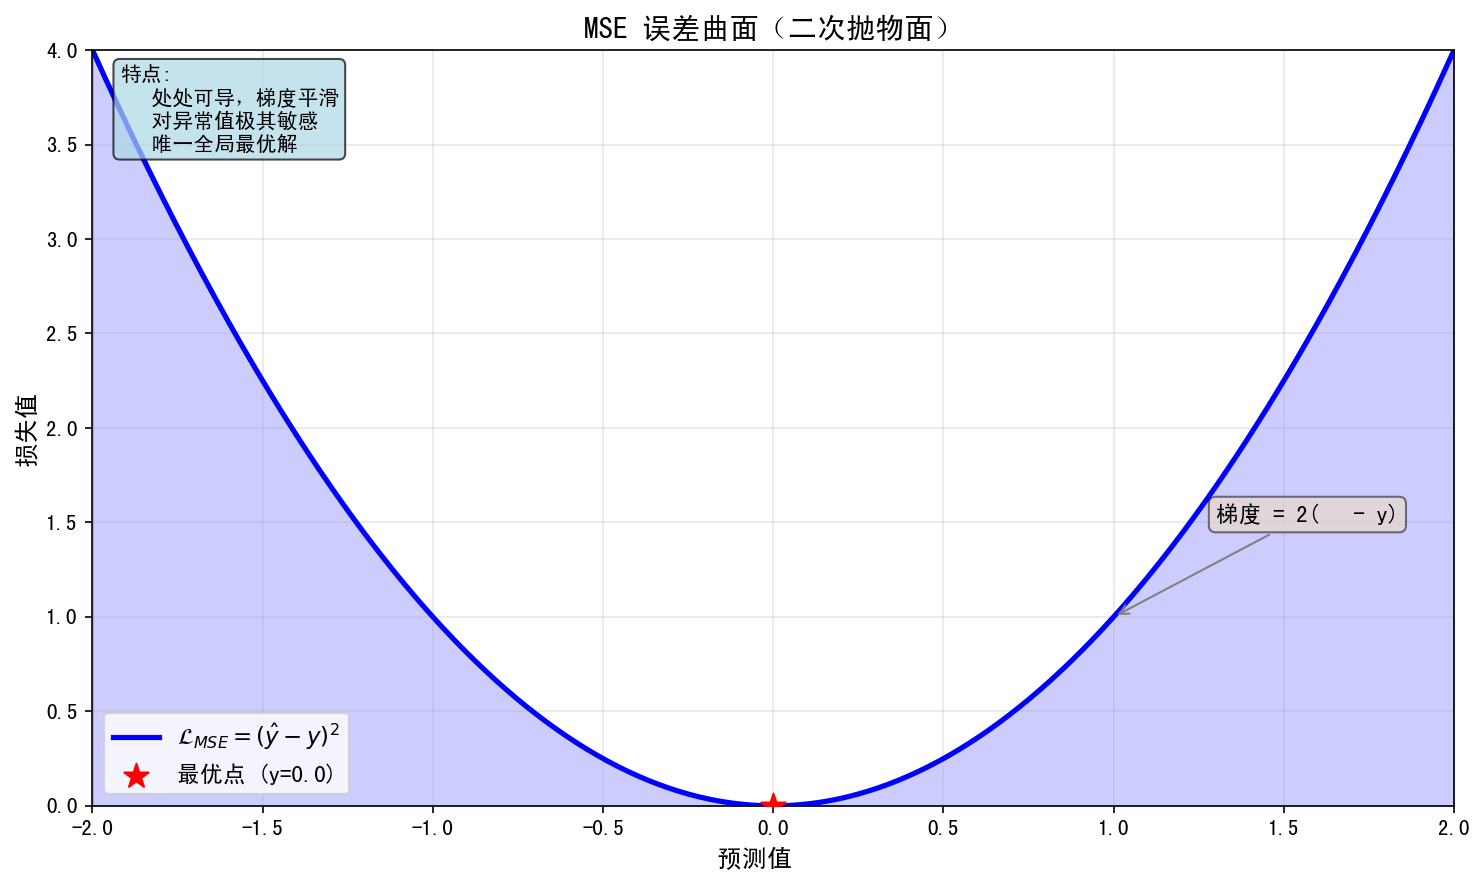

Generate this figure with Python:
"""
图2: MSE 误差曲面（二维视图）
展示MSE的二次抛物面特性
"""
import numpy as np
import matplotlib.pyplot as plt

# 创建预测值范围
y_true = 0.0
y_pred = np.linspace(-2, 2, 400)

# MSE损失
mse = (y_pred - y_true)**2

# 创建图形
fig, ax = plt.subplots(figsize=(10, 6))

# 绘制MSE曲线
ax.plot(y_pred, mse, 'b-', linewidth=2.5, label=r'$\mathcal{L}_{MSE} = (\hat{y} - y)^2$')

# 标记最优点
ax.scatter([y_true], [0], color='red', s=150, marker='*', zorder=5,
           label=f'最优点 (y={y_true})')

# 填充区域
ax.fill_between(y_pred, 0, mse, alpha=0.2, color='blue')

# 标注梯度
ax.annotate('梯度 = 2(ŷ - y)', xy=(1, 1), xytext=(1.3, 1.5),
            fontsize=11, arrowprops=dict(arrowstyle='->', color='gray'),
            bbox=dict(boxstyle='round', facecolor='wheat', alpha=0.5))

# 设置坐标轴
ax.set_xlabel('预测值 ŷ', fontsize=12)
ax.set_ylabel('损失值', fontsize=12)
ax.set_title('MSE 误差曲面（二次抛物面）', fontsize=14, fontweight='bold')
ax.legend(fontsize=11)
ax.grid(True, alpha=0.3)
ax.set_xlim(-2, 2)
ax.set_ylim(0, 4)

# 添加注释框
textstr = '特点:\n• 处处可导，梯度平滑\n• 对异常值极其敏感\n• 唯一全局最优解'
props = dict(boxstyle='round', facecolor='lightblue', alpha=0.7)
ax.text(0.02, 0.98, textstr, transform=ax.transAxes, fontsize=10,
        verticalalignment='top', bbox=props)

plt.tight_layout()
plt.savefig('fig2_mse_2d.png', dpi=150, bbox_inches='tight',
            facecolor='white', edgecolor='none')
print("fig2_mse_2d saved.")
